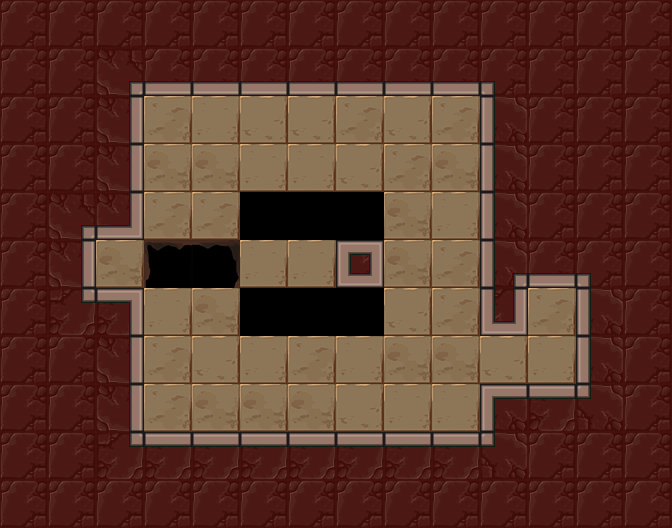

A 2D game scene composited from a Tiled map and its tileset images. What follows is a short description and the map's XML, with each tile layer's data collapsed to a summary:
An orthogonal 14x11 tile map with 48x48 px tiles, 3 tile layers (Floor, Holes, Walls), 7 tilesets and 15 objects (5x mirror, lightSwitch, lightOrb, player_start, exit).

<map version="1.0" orientation="orthogonal" renderorder="right-down" width="14" height="11" tilewidth="48" tileheight="48" nextobjectid="182">
 <tileset firstgid="1" name="walls" tilewidth="48" tileheight="48" tilecount="42">
  <image source="../../images/kongregate_release/wall_sheet.png" width="336" height="288" />
 </tileset>
 <tileset firstgid="43" name="exit" tilewidth="48" tileheight="48" tilecount="12">
  <image source="../../images/kongregate_release/gate_sheet.png" width="192" height="144" />
 </tileset>
 <tileset firstgid="55" name="floors" tilewidth="48" tileheight="48" tilecount="4">
  <image source="../../images/kongregate_release/floor_sheet.png" width="192" height="48" />
 </tileset>
 <tileset firstgid="59" name="holes" tilewidth="48" tileheight="48" tilecount="24">
  <image source="../../images/kongregate_release/hole_sheet.png" width="288" height="192" />
 </tileset>
 <tileset firstgid="83" name="mirrors" tilewidth="48" tileheight="48" tilecount="4">
  <image source="../../images/kongregate_release/mirror_sheet.png" width="96" height="96" />
 </tileset>
 <tileset firstgid="87" name="orb_sheet" tilewidth="48" tileheight="48" tilecount="9">
  <image source="../../images/kongregate_release/orb_sheet.png" width="144" height="144" />
 </tileset>
 <tileset firstgid="96" name="glass_wall_sheet" tilewidth="48" tileheight="48" tilecount="42">
  <image source="../../images/kongregate_release/glass_wall_sheet.png" width="336" height="288" />
 </tileset>
 <layer name="Floor" width="14" height="11">
  <properties>
   <property name="tileset" value="floors" />
  </properties>
  <data>[154 cells, 44 non-empty, 4 distinct tile ids]</data>
 </layer>
 <layer name="Holes" width="14" height="11">
  <properties>
   <property name="tileset" value="holes" />
  </properties>
  <data>[154 cells, 2 non-empty, 2 distinct tile ids]</data>
 </layer>
 <layer name="Walls" width="14" height="11">
  <properties>
   <property name="tileset" value="walls" />
  </properties>
  <data>[154 cells, 102 non-empty, 15 distinct tile ids]</data>
 </layer>
 <objectgroup name="Objects" visible="0" />
 <objectgroup name="glasswall">
  <object id="166" gid="96" x="240" y="336" width="48" height="48" />
  <object id="167" gid="96" x="240" y="240" width="48" height="48" />
  <object id="168" gid="96" x="288" y="240" width="48" height="48" />
  <object id="169" gid="96" x="336" y="240" width="48" height="48" />
  <object id="171" gid="96" x="336" y="336" width="48" height="48" />
  <object id="172" gid="96" x="288" y="336" width="48" height="48" />
 </objectgroup>
 <objectgroup name="Mirrors">
  <object id="173" type="mirror" gid="2147483732" x="288" y="288" width="48" height="48">
   <properties>
    <property name="sides" value="1" />
   </properties>
  </object>
  <object id="178" type="mirror" gid="3221225556" x="336" y="192" width="48" height="48">
   <properties>
    <property name="sides" value="1" />
   </properties>
  </object>
  <object id="179" type="mirror" gid="2147483732" x="384" y="432" width="48" height="48">
   <properties>
    <property name="sides" value="1" />
   </properties>
  </object>
  <object id="180" type="mirror" gid="2147483732" x="144" y="384" width="48" height="48">
   <properties>
    <property name="sides" value="1" />
   </properties>
  </object>
  <object id="181" type="mirror" gid="1073741908" x="144" y="144" width="48" height="48">
   <properties>
    <property name="sides" value="1" />
   </properties>
  </object>
 </objectgroup>
 <objectgroup name="Light">
  <object id="130" type="lightSwitch" gid="87" x="288" y="432" width="48" height="48" />
  <object id="131" type="lightOrb" gid="91" x="96" y="288" width="48" height="48">
   <properties>
    <property name="direction" value="16" />
   </properties>
  </object>
 </objectgroup>
 <objectgroup color="#141ba4" name="player_start">
  <object id="132" type="player_start" x="144" y="384" width="48" height="48">
   <properties>
    <property name="direction_facing" value="16" />
    <property name="initial_zoom" value="0.7" />
   </properties>
  </object>
 </objectgroup>
 <objectgroup color="#71a400" name="Exit">
  <object id="133" type="exit" gid="43" x="528" y="336" width="48" height="48" />
 </objectgroup>
</map>
